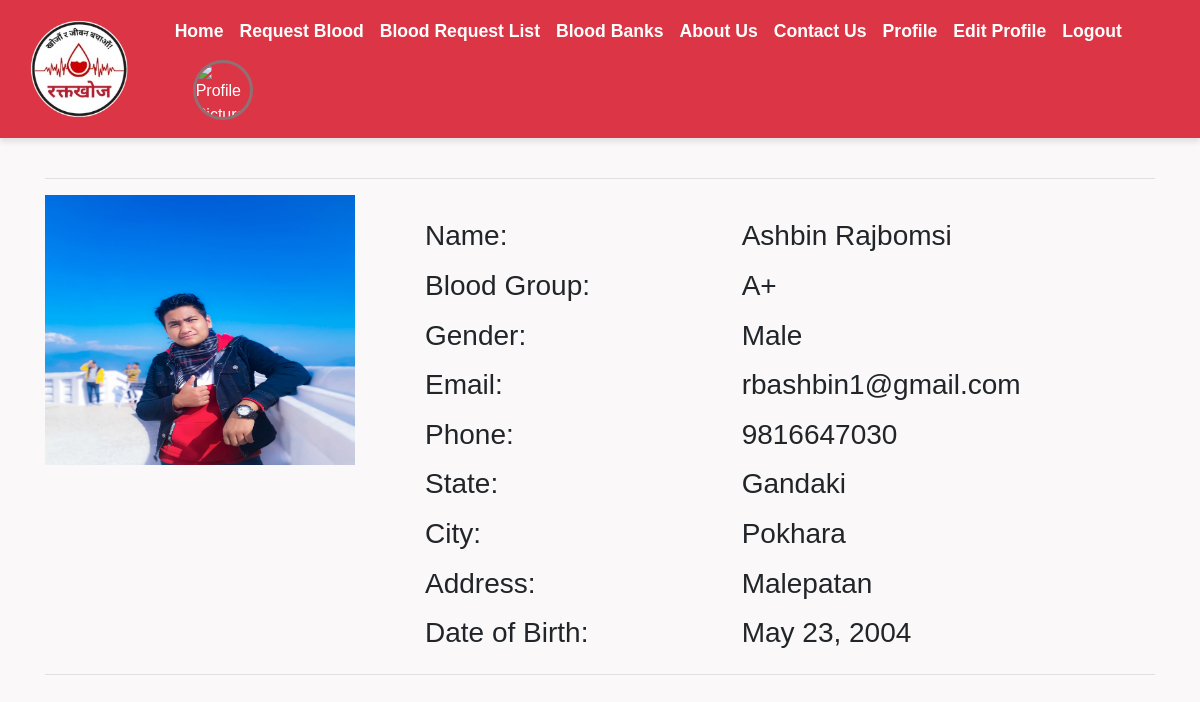
The app's page /donors_details/21/ (signed in) with its own data.
### home/models.py (models this page shows, shortened)
class Donor(models.Model):
    donor = models.OneToOneField(User, on_delete=models.CASCADE, blank=True, null=True)
    date_of_birth = models.DateField(max_length=100)
    phone = models.CharField(max_length=10)
    city = models.CharField(max_length=100)
    state = models.CharField(max_length=100)
    address = models.TextField(max_length=500, default="")
    blood_group = models.ForeignKey(BloodGroup, on_delete=models.CASCADE)
    gender = models.CharField(max_length=10)
    image = models.ImageField(upload_to="")
    report = models.ImageField(upload_to="")
    ready_to_donate = models.BooleanField(default=True)
    is_approved = models.BooleanField(default=False)

class BloodGroup(models.Model):
    name = models.CharField(max_length=5)
    def __str__(self):
        return self.name

### home/views.py (the view)
# urls.py: path("donors_details/<int:myid>/", views.donors_details, name="donors_details"),
def donors_details(request, myid):
    details = Donor.objects.filter(id=myid)[0]
    return render(request, "donors_details.html", {'details': details})

### home/templates/donors_details.html (shortened to what this page needs)
{% extends 'base.html' %}
{% load static %}
{% block body %}
<div class="container">
    <hr>
    <div class="row">
        <div class="col-md-4">
            <div class="profile-img">
                <img src="{{details.image.url}}" alt="" width="310px" height="270px">
            </div>
        </div>
        <div class="col-md-8">
            <div class="profile-tab">
                <div class="tab-pane">
                    <br>
                    <div class="row">
                        <div class="col-md-5">
                            <h3>Name:</h3>
                        </div>
                        <div class="col-md-6">
                            <h3>{{details.donor.get_full_name}}</h3>
                        </div>
                    </div>
                    <div class="row mt-2">
                        <div class="col-md-5">
                            <h3>Blood Group:</h3>
                        </div>
                        <div class="col-md-6">
                            <h3>{{details.blood_group}}</h3>
                        </div>
                    </div>
                    <div class="row mt-2">
                        <div class="col-md-5">
                            <h3>Gender:</h3>
                        </div>
                        <div class="col-md-6">
                            <h3>{{details.gender}}</h3>
                        </div>
                    </div>
                    <div class="row mt-2">
                        <div class="col-md-5">
                            <h3>Email:</h3>
                        </div>
                        <div class="col-md-6">
                            <h3>{{details.donor.email}}</h3>
                        </div>
                    </div>
                    <div class="row mt-2">
                        <div class="col-md-5">
                            <h3>Phone:</h3>
                        </div>
                        <div class="col-md-6">
                            <h3>{{details.phone}}</h3>
                        </div>
                    </div>
                    <div class="row mt-2">
                        <div class="col-md-5">
                            <h3>State:</h3>
                        </div>
                        <div class="col-md-6">
                            <h3>{{details.state}}</h3>
                        </div>
                    </div>
                    <div class="row mt-2">
                        <div class="col-md-5">
                            <h3>City:</h3>
                        </div>
                        <div class="col-md-6">
                            <h3>{{details.city}}</h3>
                        </div>
                    </div>
                    <div class="row mt-2">
                        <div class="col-md-5">
                            <h3>Address:</h3>
                        </div>
                        <div class="col-md-6">
                            <h3>{{details.address}}</h3>
                        </div>
                    </div>
                    <div class="row mt-2">
                        <div class="col-md-5">
                            <h3>Date of Birth:</h3>
                        </div>
                        <div class="col-md-6">
                            <h3>{{details.date_of_birth}}</h3>
                        </div>
                    </div>
                </div>
            </div>
        </div>
    </div>
    <hr>
</div>
{% endblock %}

### home/static/css/base.css (style rules this page uses)
body { font-family: 'Arial', sans-serif; background-color: #faf8f8; margin: 0; padding: 0; }

### records on screen
Donor: image (picture), donor.get_full_name "Ashbin Rajbomsi", blood_group "A+", gender "Male", donor.email "rbashbin1@gmail.com", phone "9816647030", state "Gandaki", city "Pokhara", address "Malepatan", date_of_birth "May 23, 2004"
